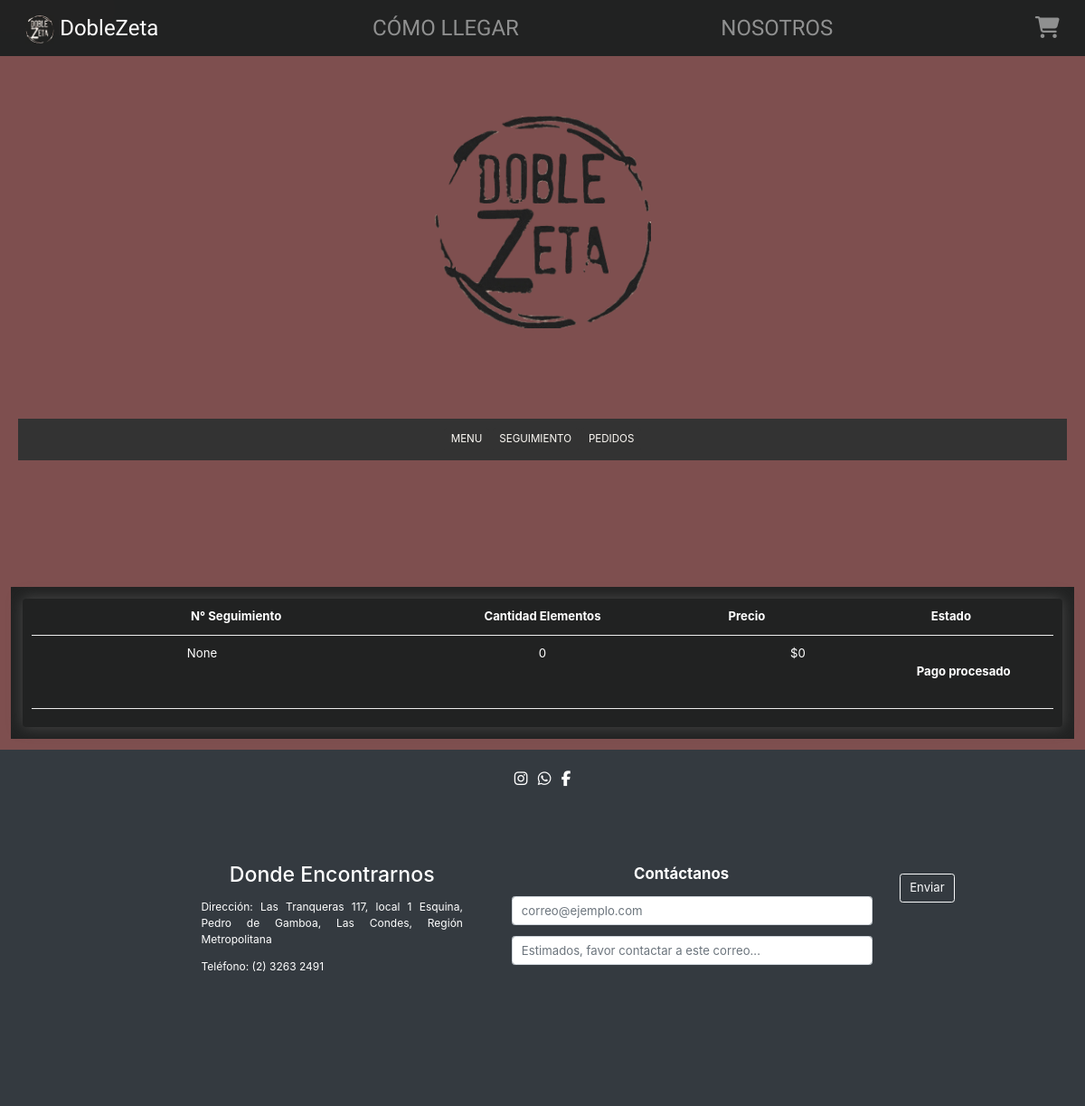
Before: /pedidos/ (signed in) with the older database file.
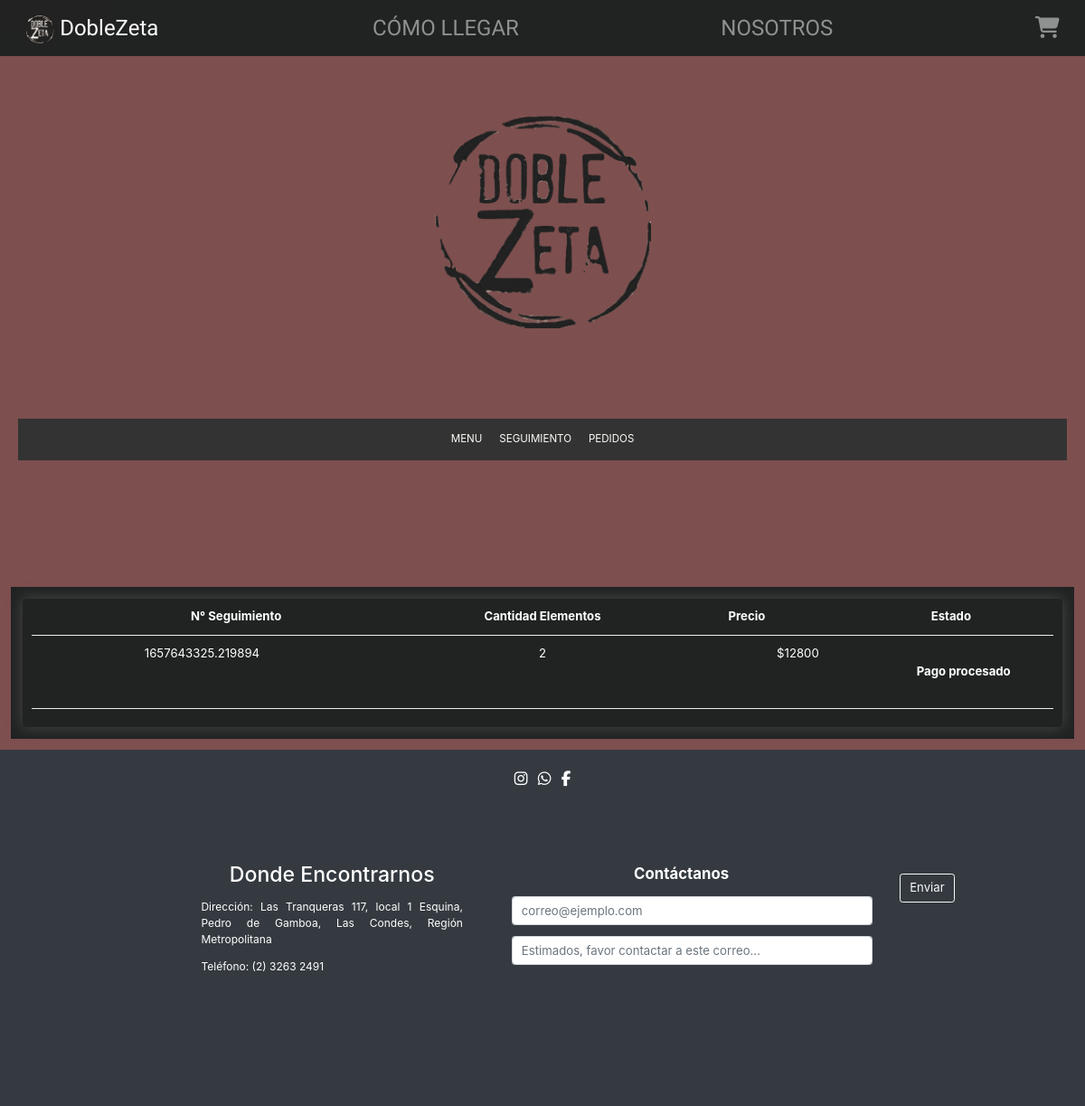
After: the same page with the newer database file.
### restaurant/models.py (models this page shows, shortened)
class Order(models.Model):
    cliente = models.ForeignKey(Customer, on_delete=models.SET_NULL, null=True, blank = True)
    date_ordered = models.DateTimeField(auto_now_add=True)
    pagoProcesado = models.BooleanField(default=False)
    enPreparacion = models.BooleanField(default=False)
    enRetiro = models.BooleanField(default=False)
    retirado = models.BooleanField(default=False)
    complete = models.BooleanField(default=False)
    transaction_id = models.CharField(max_length=100, null=True)
    def __str__(self):
        return str(self.id)
    @property
    def get_cart_total(self):
        orderitems = self.orderitem_set.all()
        total = sum([item.get_total for item in orderitems])
        return total
    @property
    def get_cart_items(self):
        orderitems = self.orderitem_set.all()
        total = sum([item.quantity for item in orderitems])
        return total

class OrderItem(models.Model):
    product = models.ForeignKey(Producto, on_delete = models.SET_NULL, blank = True,null=True)
    order = models.ForeignKey(Order, on_delete = models.SET_NULL,blank = True,null =True)
    quantity = models.IntegerField(default = 0, null=True, blank=True)
    date_added = models.DateTimeField(auto_now_add=True)
    @property
    def get_total(self):
        total = self.product.precio * self.quantity
        return total

class Producto(models.Model):
    cod_prod= models.AutoField( primary_key=True, verbose_name='id producto')
    nombre=models.CharField(max_length=25,verbose_name='Nombre Produtcto')
    desc= models.CharField(max_length=144, verbose_name="Descripcion")
    precio= models.IntegerField(verbose_name='precio')
    stock= models.IntegerField(verbose_name='stock', null=True, blank=True)
    img=models.ImageField(upload_to = 'restaurant/static/restaurant/img/',null=True,verbose_name='Imagen',blank=True)
    categoria=models.ForeignKey(Comida,null=True,on_delete=models.CASCADE)

### restaurant/views.py (the view)
# urls.py: path('pedidos/',pedidos,name='pedidos'),
def pedidos(request):
    if request.user.is_superuser:
        listaproductos = Order.objects.filter(retirado=True)
    else:
        listaproductos = Order.objects.filter(cliente=request.user.customer)
    print(listaproductos)
    data={
        'pedido' : listaproductos
    }
    return render(request,'restaurant/pedidos.html',data)

### restaurant/templates/restaurant/pedidos.html
{% extends 'restaurant/main.html' %} {% load static %} {% block content %}
<div class="box-element">
    {% if pedido.count > 0 %}
    <div class="cart-row">
        <div style="flex:2"><strong>N° Seguimiento</strong></div>
        <div style="flex:1"><strong>Cantidad Elementos</strong></div>
        <div style="flex:1"><strong>Precio</strong></div>
        <div style="flex:1"><strong>Estado</strong></div>
    </div>
    {% for ped in pedido reversed %}
    <div class="cart-row2">
        <div style="flex:2">{{ped.transaction_id}}</div>
        <div style="flex:2">{{ped.get_cart_items}}</div>
        <div style="flex:1">${{ped.get_cart_total}}</div>
        <div style="flex:1">
            {% if ped.retirado == True %}
            <p class="quantity">Retirado</p>
            {% else %} {% if ped.enRetiro == True %}
            <p class="quantity">En Retiro</p>
            {% else %} {% if ped.enPreparacion == True %}
            <p class="quantity">En Preparacion</p>
            {% else %}
            <p class="quantity">Pago procesado</p>
            {% endif %} {% endif %} {% endif %}
        </div>
    </div>
    {% endfor %} {% else %}
    <div style="text-align:center"><strong>No Hay Pedidos Activos</strong></div>
    {%endif%}
</div>
{% endblock %}

Changed rows visible on the page:
changed Order: transaction_id "None" → "1657643325.219894"; get_cart_items "0" → "2"; get_cart_total "0" → "12800"
